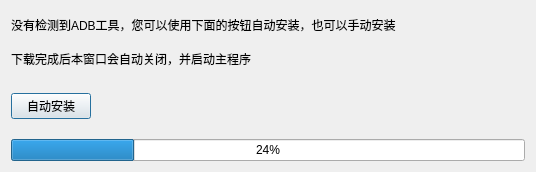
<?xml version="1.0" encoding="UTF-8"?>
<ui version="4.0">
 <class>Dialog</class>
 <widget class="QDialog" name="Dialog">
  <property name="geometry">
   <rect>
    <x>0</x>
    <y>0</y>
    <width>536</width>
    <height>172</height>
   </rect>
  </property>
  <property name="windowTitle">
   <string>Dialog</string>
  </property>
  <layout class="QGridLayout" name="gridLayout_2">
   <item row="0" column="0">
    <layout class="QGridLayout" name="gridLayout" rowstretch="2,1,0,0">
     <property name="verticalSpacing">
      <number>20</number>
     </property>
     <item row="1" column="0">
      <widget class="QPushButton" name="downButton">
       <property name="text">
        <string>自动安装</string>
       </property>
      </widget>
     </item>
     <item row="1" column="1">
      <spacer name="horizontalSpacer">
       <property name="orientation">
        <enum>Qt::Horizontal</enum>
       </property>
       <property name="sizeHint" stdset="0">
        <size>
         <width>40</width>
         <height>20</height>
        </size>
       </property>
      </spacer>
     </item>
     <item row="3" column="0" colspan="2">
      <widget class="QProgressBar" name="progressBar">
       <property name="value">
        <number>24</number>
       </property>
      </widget>
     </item>
     <item row="0" column="0" colspan="2">
      <layout class="QVBoxLayout" name="verticalLayout">
       <property name="spacing">
        <number>6</number>
       </property>
       <item>
        <widget class="QLabel" name="label">
         <property name="text">
          <string>没有检测到ADB工具，您可以使用下面的按钮自动安装，也可以手动安装</string>
         </property>
        </widget>
       </item>
       <item>
        <widget class="QLabel" name="label_2">
         <property name="text">
          <string>下载完成后本窗口会自动关闭，并启动主程序</string>
         </property>
        </widget>
       </item>
      </layout>
     </item>
    </layout>
   </item>
  </layout>
 </widget>
 <resources/>
 <connections/>
</ui>
